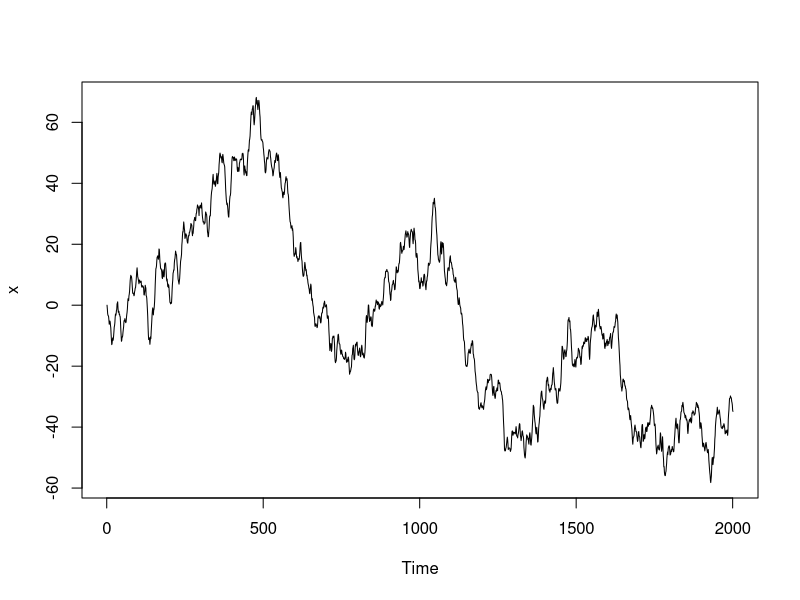
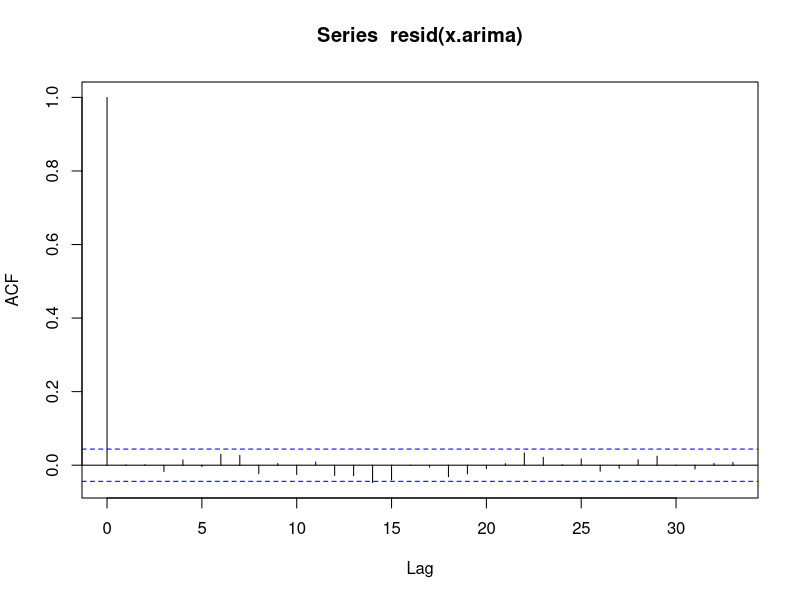

Recreate these plots in R, in order.
# ARIMA SIMULATION 

set.seed(3)

#simulate an ARIMA process with AR(1),I(1) and MA(1) and the coefficients
x <- arima.sim(n=2000,list(order=c(1,1,1),ar=0.5,ma=0.1))

#plot the generated time series
plot(x)

#let's fit an ARIMA model with order (1,1,1)
x.arima <- arima(x,order=c(1,1,1))
x.arima
# Call:
#   arima(x = x, order = c(1, 1, 1))
# 
# Coefficients:
#         ar1     ma1
#       0.4483  0.1731
# s.e.  0.0341  0.0372
# 
# sigma^2 estimated as 0.9914:  log likelihood = -2829.48,  aic = 5664.96
# As we can see the arima coefficients above
#         ar1     ma1
#       0.4483  0.1731
# approx match ar=0.5 and ma=0.1 from the arima simulation at the top

#check the confidence intervals
0.4483+c(-1.96,1.96)*0.0341
# 0.381464 0.515136
# 0.4483 lies within these confidence intervals
0.1731+c(-1.96,1.96)*0.0372
# 0.100188 0.246012
# 0.1731 lies within these confidence intervals
# This means that this arima model of (1,1,1) is a good model for the time series above.

#basically no autocorrelation
acf(resid(x.arima))

#Ljung-Box test 
Box.test(resid(x.arima),lag=25,type="Ljung-Box")
# Box-Ljung test
# 
# data:  resid(x.arima)
# X-squared = 25.05, df = 25, p-value = 0.4596
# With this p value > 0.05 this means there is no autocorrelation in the residual series.
# This also means the model can explain the autocorrelation - a good model.
